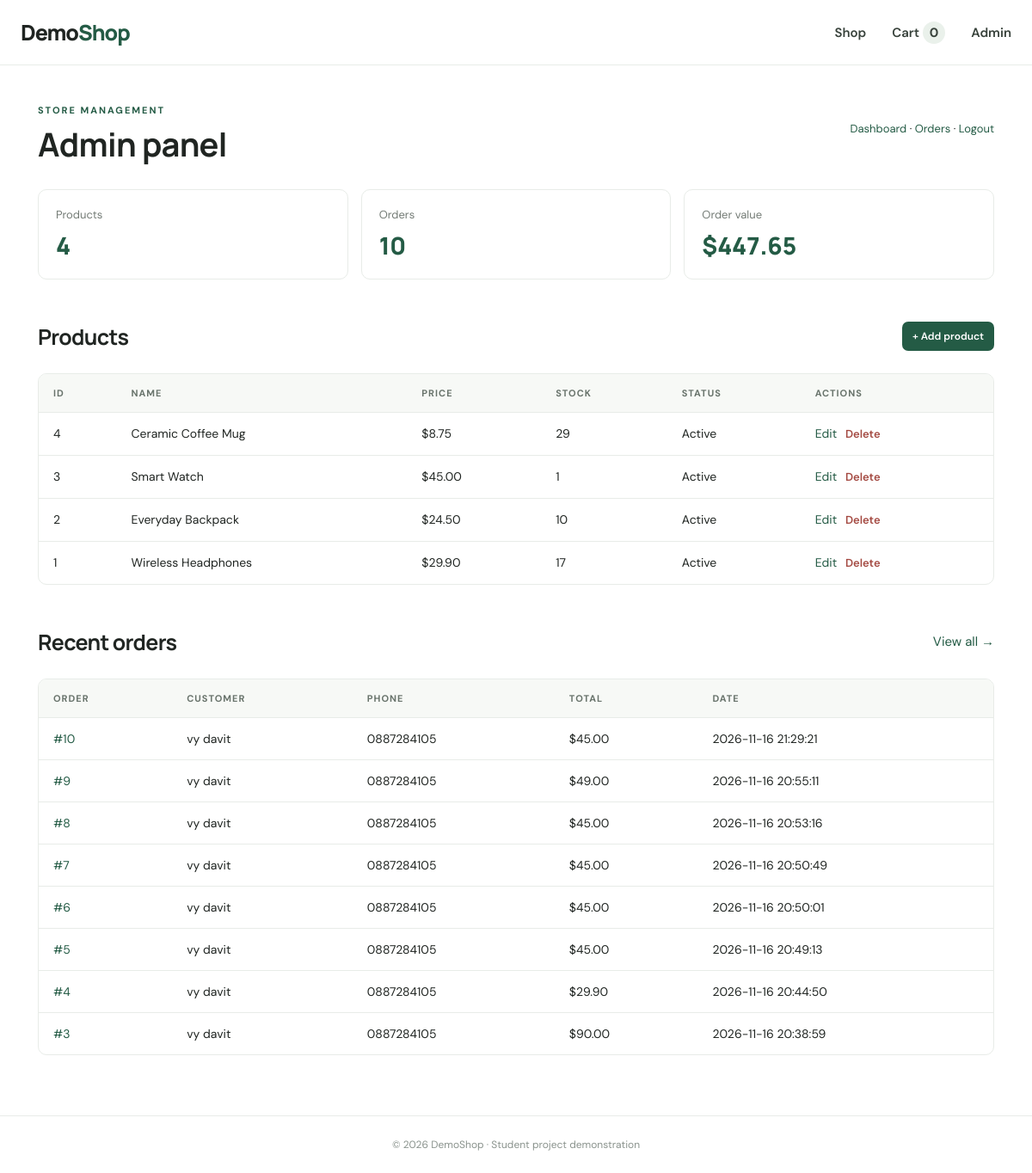
Screenshot of /admin (signed in) with the database file from the repository.
### tables this page shows
CREATE TABLE products (id INTEGER PRIMARY KEY AUTOINCREMENT, name TEXT NOT NULL, description TEXT NOT NULL, price REAL NOT NULL, stock INTEGER NOT NULL DEFAULT 0, image TEXT, active INTEGER NOT NULL DEFAULT 1);

CREATE TABLE orders (id INTEGER PRIMARY KEY AUTOINCREMENT, full_name TEXT NOT NULL, email TEXT NOT NULL, phone TEXT NOT NULL, address TEXT NOT NULL, total REAL NOT NULL, created_at TEXT NOT NULL, payment_status TEXT NOT NULL DEFAULT 'PENDING');

### app.py (the view)
@app.route('/admin')
@admin_required
def admin_dashboard():
    with db() as con:
        products = con.execute('SELECT * FROM products ORDER BY id DESC').fetchall()
        orders = con.execute('SELECT * FROM orders ORDER BY id DESC LIMIT 8').fetchall()
        stats = {'products': con.execute('SELECT COUNT(*) FROM products').fetchone()[0],
                 'orders': con.execute('SELECT COUNT(*) FROM orders').fetchone()[0],
                 'revenue': con.execute('SELECT COALESCE(SUM(total),0) FROM orders').fetchone()[0]}
    return render_template('admin/dashboard.html', products=products, orders=orders, stats=stats)

### app.py (called while the page is built)
def db():
    conn = sqlite3.connect(DB_PATH)
    conn.row_factory = sqlite3.Row
    conn.execute('PRAGMA foreign_keys = ON')
    return conn

def admin_required(fn):
    @wraps(fn)
    def wrapper(*args, **kwargs):
        if not session.get('admin_id'):
            return redirect(url_for('admin_login'))
        return fn(*args, **kwargs)
    return wrapper

@app.context_processor
def inject_cart_count():
    return {'cart_count': sum(int(v) for v in session.get('cart', {}).values())}

### templates/admin/dashboard.html
{% extends 'admin/base_admin.html' %}{% block title %}Admin dashboard | DemoShop{% endblock %}{% block admin_content %}<div class="stats"><div class="stat"><span>Products</span><strong>{{ stats.products }}</strong></div><div class="stat"><span>Orders</span><strong>{{ stats.orders }}</strong></div><div class="stat"><span>Order value</span><strong>${{ '%.2f'|format(stats.revenue) }}</strong></div></div><div class="section-head"><h2>Products</h2><a class="btn small" href="{{ url_for('product_form') }}">+ Add product</a></div><div class="table-wrap"><table><thead><tr><th>ID</th><th>Name</th><th>Price</th><th>Stock</th><th>Status</th><th>Actions</th></tr></thead><tbody>{% for p in products %}<tr><td>{{ p.id }}</td><td>{{ p.name }}</td><td>${{ '%.2f'|format(p.price) }}</td><td>{{ p.stock }}</td><td>{{ 'Active' if p.active else 'Inactive' }}</td><td><a href="{{ url_for('product_form', product_id=p.id) }}">Edit</a> <form class="inline" method="post" action="{{ url_for('delete_product', product_id=p.id) }}" onsubmit="return confirm('Delete this product?')"><button class="text-btn">Delete</button></form></td></tr>{% else %}<tr><td colspan="6">No products found.</td></tr>{% endfor %}</tbody></table></div><div class="section-head"><h2>Recent orders</h2><a href="{{ url_for('admin_orders') }}">View all →</a></div><div class="table-wrap"><table><thead><tr><th>Order</th><th>Customer</th><th>Phone</th><th>Total</th><th>Date</th></tr></thead><tbody>{% for o in orders %}<tr><td><a href="{{ url_for('admin_order_detail', order_id=o.id) }}">#{{ o.id }}</a></td><td>{{ o.full_name }}</td><td>{{ o.phone }}</td><td>${{ '%.2f'|format(o.total) }}</td><td>{{ o.created_at }}</td></tr>{% else %}<tr><td colspan="5">No orders yet.</td></tr>{% endfor %}</tbody></table></div>{% endblock %}

### templates/admin/base_admin.html
{% extends 'base.html' %}{% block content %}<div class="admin-head"><div><p class="eyebrow">STORE MANAGEMENT</p><h1>Admin panel</h1></div><div><a href="{{ url_for('admin_dashboard') }}">Dashboard</a> · <a href="{{ url_for('admin_orders') }}">Orders</a> · <a href="{{ url_for('admin_logout') }}">Logout</a></div></div>{% block admin_content %}{% endblock %}{% endblock %}

### templates/base.html (shortened to what this page needs)
<!doctype html><html lang="en"><head><link rel="stylesheet" href="{{ url_for('static', filename='css/style.css') }}"></head><body>
<header class="topbar"><a class="brand" href="{{ url_for('home') }}">Demo<span>Shop</span></a><nav><a href="{{ url_for('home') }}">Shop</a><a href="{{ url_for('cart') }}">Cart <b class="count">{{ cart_count }}</b></a><a href="{{ url_for('admin_login') }}">Admin</a></nav></header>
<main class="container">{% block content %}{% endblock %}</main>
<footer>© 2026 DemoShop · Student project demonstration</footer></body></html>

### static/css/style.css (style rules this page uses)
:root { --ink:#202522;--muted:#737b75;--green:#245b45;--mint:#eaf1eb;--line:#e8ece8;--cream:#f7f8f5;--white:#fff }
* { box-sizing:border-box }
body { margin:0;background:#fff;color:var(--ink);font-family:'DM Sans',sans-serif;font-size:15px }
a { color:var(--green);text-decoration:none }
.topbar { height:76px;padding:0 max(calc((100% - 1160px)/2),24px);display:flex;align-items:center;justify-content:space-between;border-bottom:1px solid var(--line);background:#fff }
.brand { font:800 25px Manrope;color:var(--ink);letter-spacing:-1px }
.brand span { color:var(--green) }
nav { display:flex;gap:30px;align-items:center }
nav a { color:#38423b;font-weight:600 }
.count { background:var(--mint);padding:3px 8px;border-radius:20px }
.container { max-width:1160px;margin:0 auto;padding:34px 24px 70px;min-height:75vh }
h1,h2,h3 { font-family:Manrope,sans-serif;letter-spacing:-.7px }
h1 { font-size:38px;line-height:1.15;margin:8px 0 16px }
h2 { font-size:25px;margin:8px 0 20px }
.eyebrow { font-size:11px;letter-spacing:2px;font-weight:700;color:var(--green) }
.section-head { display:flex;justify-content:space-between;align-items:center;margin:44px 0 20px }
.section-head h2 { margin:5px 0 }
.btn { display:inline-flex;align-items:center;justify-content:center;background:var(--green);color:#fff;border:0;border-radius:7px;padding:12px 19px;font:600 14px 'DM Sans';cursor:pointer }
.btn.small { padding:9px 12px;font-size:12px }
.table-wrap { overflow-x:auto;border:1px solid var(--line);border-radius:10px }
table { width:100%;border-collapse:collapse;text-align:left;white-space:nowrap }
th,td { padding:15px 17px;border-bottom:1px solid var(--line) }
th { background:#f7f9f6;color:#68736b;font-size:11px;text-transform:uppercase;letter-spacing:1px }
td { font-size:14px }
tr:last-child td { border-bottom:0 }
.text-btn { background:none;border:0;color:#a44a42;cursor:pointer;font:600 13px 'DM Sans' }
.admin-head { display:flex;justify-content:space-between;align-items:center;margin-bottom:30px }
.admin-head h1 { margin:0 }
.admin-head>div:last-child { font-size:13px }
.stats { display:grid;grid-template-columns:repeat(3,1fr);gap:15px;margin-bottom:35px }
.stat { padding:20px;border:1px solid var(--line);border-radius:10px;display:grid;gap:8px }
.stat span { color:var(--muted);font-size:13px }
.stat strong { font:800 28px Manrope;color:var(--green) }
.inline { display:inline }
footer { text-align:center;border-top:1px solid var(--line);padding:25px;color:#8a938d;font-size:12px }

### rows the page displays
products: id "4", name "Ceramic Coffee Mug", price "8.75", stock "29", active "Active"
products: id "3", name "Smart Watch", price "45.00", stock "1", active "Active"
products: id "2", name "Everyday Backpack", price "24.50", stock "10", active "Active"
products: id "1", name "Wireless Headphones", price "29.90", stock "17", active "Active"
orders: id "10", full_name "vy davit", phone "0887284105", total "45.00", created_at "2026-11-16 21:29:21"
orders: id "9", full_name "vy davit", phone "0887284105", total "49.00", created_at "2026-11-16 20:55:11"
orders: id "8", full_name "vy davit", phone "0887284105", total "45.00", created_at "2026-11-16 20:53:16"
orders: id "7", full_name "vy davit", phone "0887284105", total "45.00", created_at "2026-11-16 20:50:49"
orders: id "6", full_name "vy davit", phone "0887284105", total "45.00", created_at "2026-11-16 20:50:01"
orders: id "5", full_name "vy davit", phone "0887284105", total "45.00", created_at "2026-11-16 20:49:13"
orders: id "4", full_name "vy davit", phone "0887284105", total "29.90", created_at "2026-11-16 20:44:50"
orders: id "3", full_name "vy davit", phone "0887284105", total "90.00", created_at "2026-11-16 20:38:59"

### other values shown
{{ cart_count }} "0"
{{ stats.products }} "4"
{{ stats.orders }} "10"
{{ '%.2f'|format(stats.revenue) }} "447.65"
